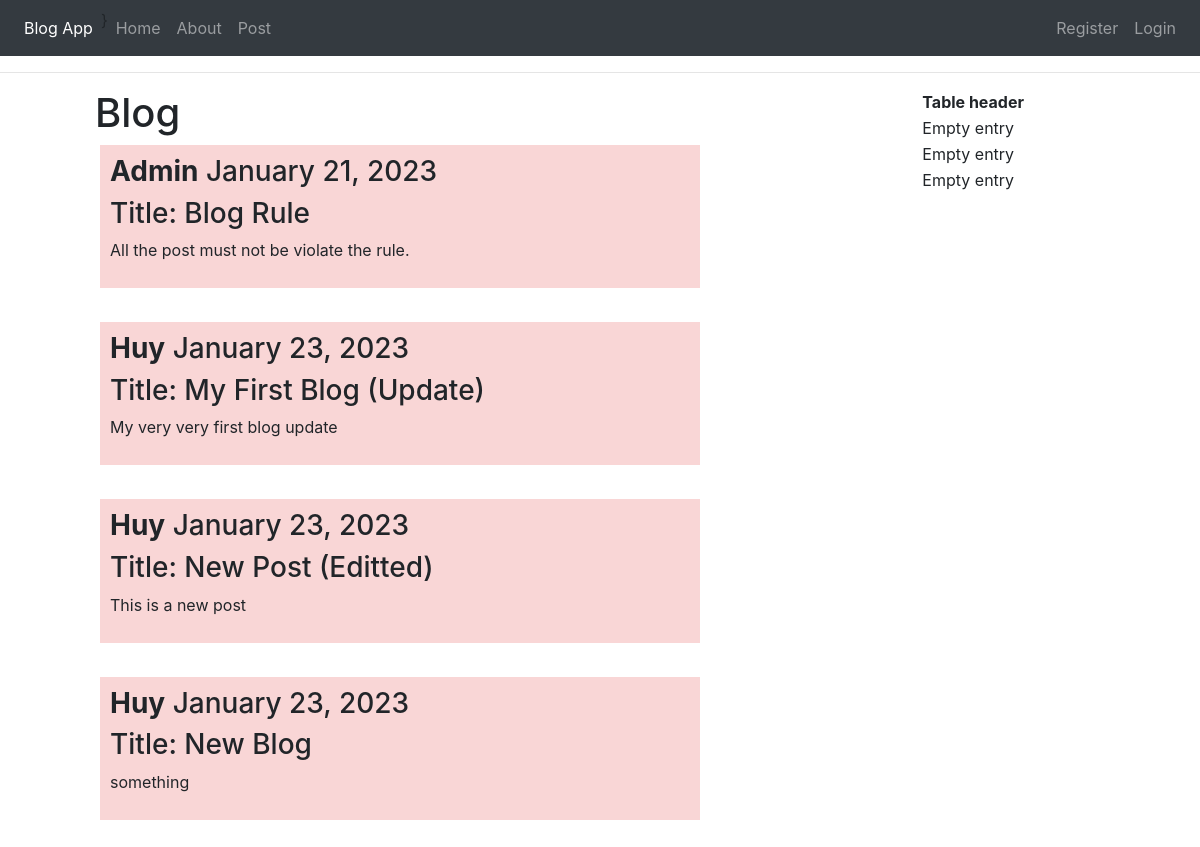
The page / on the database its author committed.
### db.py (models this page shows, shortened)
class Base(db.Model):
    __abstract__ = True
    _id = db.Column(db.Integer, primary_key=True, unique=True)
    created_on = db.Column(db.DateTime(), default=datetime.now)
    updated_on = db.Column(db.DateTime(), default=datetime.now, onupdate=datetime.now)
    @classmethod
    def get_all_data(cls):
        return cls.query.all()

class Post(Base):
    __tablename__ = "post"
    title = db.Column(db.String(100), nullable=False)
    content = db.Column(db.String(1000), nullable=False)
    user_id = db.Column(db.Integer(), db.ForeignKey('user._id'), nullable=False)

class User(Base):
    __tablename__ = "user"
    username = db.Column(db.String(255), nullable=False, unique=True)
    email = db.Column(db.String(100), nullable=False, unique=True)
    password = db.Column(db.String(255), nullable=False)
    admin = db.Column(db.Boolean(), default=False, nullable=False)
    posts = db.relationship("Post", backref="user")

### app.py (the view)
    @app.route('/')
    def main():
        blogs = Post.get_all_data()
        return render_template('home.html', blogs=blogs)

### utils.py (called while the page is built)
def date_filter(date):
    if not isinstance(date, datetime):
        raise ValueError("Invalid data type")
    return date.strftime("%B %d, %Y")

### templates/home.html (shortened to what this page needs)
{% extends 'base.html' %}
{% block content %}
    <h1>{% block title %} Blog {% endblock %}</h1>
    {% if login_require %}
        <p>Please <a href="{{ url_for('login') }}">login</a>!</p>
    {% else %}
        {% if blogs|length == 0 %}
            <h3>You have no blog</h3>
        {% else %}
            {% for blog in blogs %}
                <div class="message">
                    <h3><strong>{{ blog['user']['username']|title }}</strong> {{ blog['updated_on']|datefmt }}</h3>
                    <h3>Title: {{ blog['title']|title }}</h3>
                    <p>{{ blog['content'] }}</p>
                </div>
                <br>
            {% endfor %}
        {% endif %}
    {% endif %}
{% endblock %}

### templates/base.html (shortened to what this page needs)
<!DOCTYPE html>
<html lang="en">
    <head>
        <link rel="stylesheet" href="https://cdn.jsdelivr.net/npm/bootstrap@4.0.0/dist/css/bootstrap.min.css">
    </head>
    <body>
        <nav class="navbar navbar-expand-md navbar-dark bg-dark">
            <div class="navbar-collapse collapse w-100 order-1 order-md-0 dual-collapse2">
                <ul class="navbar-nav mr-auto">
                    <li class="nav-item active">
                        <a class="nav-link" href="/">Blog App</a>
                    </li>
                    }
                    <li class="nav-item">
                        <a class="nav-link" href="{{ url_for('home') }}">Home</a>
                    </li>
                    <li class="nav-item">
                        <a class="nav-link" href="{{ url_for('about') }}">About</a>
                    </li>
                    <li class="nav-item">
                        <a class="nav-link" href="{{ url_for('post') }}">Post</a>
                    </li>
                </ul>
            </div>
            <div class="navbar-collapse collapse w-100 order-3 dual-collapse2">
                <ul class="navbar-nav ml-auto">
                    {% if session["username"] %}
                        <li class="nav-item">
                            <a class="nav-link" href="{{ url_for('logout') }}">Logout</a>
                        </li>
                    {% else %}
                        <li class="nav-item">
                            <a class="nav-link" href="{{ url_for('register') }}">Register</a>
                        </li>
                        <li class="nav-item">
                            <a class="nav-link" href="{{ url_for('login') }}">Login</a>
                        </li>
                    {% endif %}
                </ul>
            </div>
        </nav>
        <hr>
        <div class="container">
            <div class="row">
                <div class="col-8">
                    <div class="content">
                        {% block content %} {% endblock %}
                    </div>
                </div>
                <div class="col-4">
                    <span class="float-right">
                        <table>
                            <tr>
                                <th>Table header</th>
                            </tr>
                            <tr>
                                <td>Empty entry</td>
                            </tr>
                            <tr>
                                <td>Empty entry</td>
                            </tr>
                            <tr>
                                <td>Empty entry</td>
                            </tr>
                        </table>
                    </span>
                </div>
            </div>
        </div>
    </body>
</html>

### templates/base.html (style rules this page uses)
.message { padding: 10px; margin: 5px; background-color: #f9d6d6 }
div.container { margin: 0 5rem; max-width: 80%; align-content: center; }

### rows shown on the page
Post: user.username "Admin", updated_on "January 21, 2023", title "Blog Rule", content "All the post must not be violate the rule."
Post: user.username "Huy", updated_on "January 23, 2023", title "My First Blog (Update)", content "My very very first blog update"
Post: user.username "Huy", updated_on "January 23, 2023", title "New Post (Editted)", content "This is a new post"
Post: user.username "Huy", updated_on "January 23, 2023", title "New Blog", content "something"
